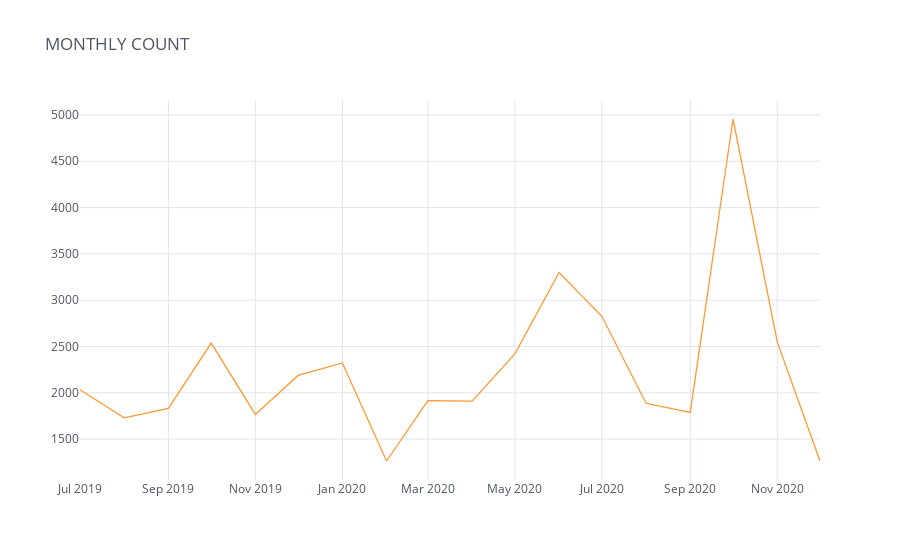

The cell this chart's notebook holds for it:
### Code cell
all_tweets_time['Date']=pd.to_datetime(all_tweets_time['Date'],infer_datetime_format=True)

monthly_count = pd.concat([all_tweets_time.groupby(all_tweets_time.Date.dt.to_period("M")).count()["ID"]],axis=1)
monthly_count.columns = ['Tweet Count']
monthly_count.iplot(title='MONTHLY COUNT',theme='white')

### Figure 1 — Plotly figure (JSON) as saved in the notebook; plotly's stock layout.template omitted (floating-point values rounded to 4 significant figures)
{"data": [{"line": {"color": "rgba(255, 153, 51, 1.0)", "dash": "solid", "shape": "linear", "width": 1.3}, "mode": "lines", "name": "Tweet Count", "text": "", "type": "scatter", "x": ["2019-07", "2019-08", "2019-09", "2019-10", "2019-11", "2019-12", "2020-01", "2020-02", "2020-03", "2020-04", "2020-05", "2020-06", "2020-07", "2020-08", "2020-09", "2020-10", "2020-11", "2020-12"], "y": [2033, 1730, 1831, 2537, 1767, 2188, 2322, 1264, 1916, 1910, 2420, 3299, 2826, 1887, 1789, 4956, 2550, 1265]}], "layout": {"legend": {"bgcolor": "#FFFFFF", "font": {"color": "#4D5663"}}, "paper_bgcolor": "#FFFFFF", "plot_bgcolor": "#FFFFFF", "title": {"font": {"color": "#4D5663"}, "text": "MONTHLY COUNT"}, "xaxis": {"gridcolor": "#E1E5ED", "showgrid": true, "tickfont": {"color": "#4D5663"}, "title": {"font": {"color": "#4D5663"}, "text": ""}, "zerolinecolor": "#E1E5ED"}, "yaxis": {"gridcolor": "#E1E5ED", "showgrid": true, "tickfont": {"color": "#4D5663"}, "title": {"font": {"color": "#4D5663"}, "text": ""}, "zerolinecolor": "#E1E5ED"}}}
